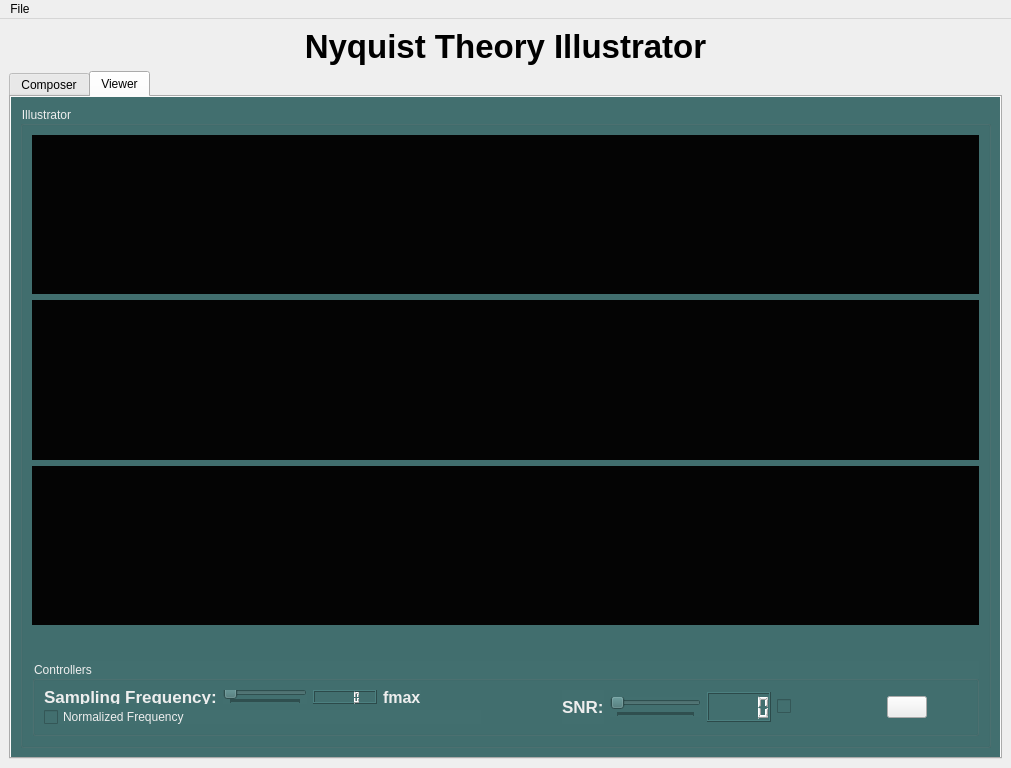
<?xml version="1.0" encoding="UTF-8"?>
<ui version="4.0">
 <class>MainWindow</class>
 <widget class="QMainWindow" name="MainWindow">
  <property name="geometry">
   <rect>
    <x>0</x>
    <y>0</y>
    <width>1011</width>
    <height>768</height>
   </rect>
  </property>
  <property name="windowTitle">
   <string>Sampling Theory Studio</string>
  </property>
  <property name="windowIcon">
   <iconset>
    <normaloff>../../hp/.designer/backup/titleIcon2.png</normaloff>../../hp/.designer/backup/titleIcon2.png</iconset>
  </property>
  <property name="toolTip">
   <string/>
  </property>
  <widget class="QWidget" name="centralWidget">
   <layout class="QGridLayout" name="gridLayout_4">
    <item row="0" column="0">
     <widget class="QLabel" name="label">
      <property name="font">
       <font>
        <pointsize>25</pointsize>
        <bold>true</bold>
       </font>
      </property>
      <property name="text">
       <string>Nyquist Theory Illustrator</string>
      </property>
      <property name="alignment">
       <set>Qt::AlignCenter</set>
      </property>
     </widget>
    </item>
    <item row="1" column="0">
     <widget class="QTabWidget" name="tabWidget">
      <property name="styleSheet">
       <string notr="true"/>
      </property>
      <property name="tabPosition">
       <enum>QTabWidget::North</enum>
      </property>
      <property name="tabShape">
       <enum>QTabWidget::Rounded</enum>
      </property>
      <property name="currentIndex">
       <number>1</number>
      </property>
      <property name="elideMode">
       <enum>Qt::ElideRight</enum>
      </property>
      <property name="usesScrollButtons">
       <bool>false</bool>
      </property>
      <property name="documentMode">
       <bool>false</bool>
      </property>
      <property name="tabsClosable">
       <bool>false</bool>
      </property>
      <property name="movable">
       <bool>true</bool>
      </property>
      <property name="tabBarAutoHide">
       <bool>false</bool>
      </property>
      <widget class="QWidget" name="composerTab">
       <property name="styleSheet">
        <string notr="true">background-color: rgb(66, 111, 111);
gridline-color: rgb(66, 111, 111);
selection-color: rgb(66, 111, 111);
alternate-background-color: rgb(66, 111, 111);
selection-background-color: rgb(66, 111, 111);
color: rgb(66, 111, 111);</string>
       </property>
       <attribute name="icon">
        <iconset>
         <normaloff>../../hp/.designer/backup/video-editing.png</normaloff>../../hp/.designer/backup/video-editing.png</iconset>
       </attribute>
       <attribute name="title">
        <string>Composer</string>
       </attribute>
       <layout class="QGridLayout" name="gridLayout_2">
        <item row="0" column="1">
         <widget class="QGroupBox" name="groupBox_2">
          <property name="styleSheet">
           <string notr="true">color: rgb(238, 238, 238);</string>
          </property>
          <property name="title">
           <string>Signal Composer</string>
          </property>
          <layout class="QVBoxLayout" name="verticalLayout_2">
           <item>
            <layout class="QVBoxLayout" name="verticalLayout_5">
             <item>
              <widget class="QComboBox" name="signalComposerComboBox">
               <property name="sizePolicy">
                <sizepolicy hsizetype="Fixed" vsizetype="Fixed">
                 <horstretch>0</horstretch>
                 <verstretch>0</verstretch>
                </sizepolicy>
               </property>
               <property name="maximumSize">
                <size>
                 <width>150</width>
                 <height>16777215</height>
                </size>
               </property>
               <property name="sizeIncrement">
                <size>
                 <width>20</width>
                 <height>0</height>
                </size>
               </property>
               <property name="baseSize">
                <size>
                 <width>20</width>
                 <height>0</height>
                </size>
               </property>
               <property name="font">
                <font>
                 <bold>false</bold>
                </font>
               </property>
               <property name="cursor">
                <cursorShape>PointingHandCursor</cursorShape>
               </property>
               <property name="whatsThis">
                <string/>
               </property>
               <property name="autoFillBackground">
                <bool>false</bool>
               </property>
               <property name="editable">
                <bool>false</bool>
               </property>
               <property name="currentIndex">
                <number>-1</number>
               </property>
               <property name="placeholderText">
                <string>Select Signal</string>
               </property>
               <property name="frame">
                <bool>true</bool>
               </property>
              </widget>
             </item>
             <item>
              <layout class="QVBoxLayout" name="verticalLayout_3">
               <item>
                <widget class="QWidget" name="composerSignalWidget" native="true">
                 <property name="styleSheet">
                  <string notr="true">background-color:rgb(4, 4, 4)</string>
                 </property>
                </widget>
               </item>
              </layout>
             </item>
            </layout>
           </item>
           <item>
            <spacer name="verticalSpacer_2">
             <property name="orientation">
              <enum>Qt::Vertical</enum>
             </property>
             <property name="sizeType">
              <enum>QSizePolicy::Fixed</enum>
             </property>
             <property name="sizeHint" stdset="0">
              <size>
               <width>20</width>
               <height>30</height>
              </size>
             </property>
            </spacer>
           </item>
           <item>
            <widget class="QGroupBox" name="groupBox_3">
             <property name="title">
              <string>Controllers</string>
             </property>
             <layout class="QVBoxLayout" name="verticalLayout_8">
              <item>
               <layout class="QVBoxLayout" name="verticalLayout_6">
                <property name="sizeConstraint">
                 <enum>QLayout::SetDefaultConstraint</enum>
                </property>
                <item>
                 <layout class="QVBoxLayout" name="verticalLayout_4">
                  <item>
                   <layout class="QHBoxLayout" name="horizontalLayout">
                    <item>
                     <widget class="QLabel" name="label_2">
                      <property name="font">
                       <font>
                        <pointsize>17</pointsize>
                        <italic>false</italic>
                        <bold>true</bold>
                        <strikeout>false</strikeout>
                       </font>
                      </property>
                      <property name="styleSheet">
                       <string notr="true">color: rgb(238, 238, 238);</string>
                      </property>
                      <property name="text">
                       <string>Frequency:</string>
                      </property>
                     </widget>
                    </item>
                    <item>
                     <widget class="QSlider" name="frequencySlider">
                      <property name="font">
                       <font>
                        <kerning>true</kerning>
                       </font>
                      </property>
                      <property name="cursor">
                       <cursorShape>ClosedHandCursor</cursorShape>
                      </property>
                      <property name="mouseTracking">
                       <bool>true</bool>
                      </property>
                      <property name="tabletTracking">
                       <bool>false</bool>
                      </property>
                      <property name="acceptDrops">
                       <bool>false</bool>
                      </property>
                      <property name="autoFillBackground">
                       <bool>false</bool>
                      </property>
                      <property name="inputMethodHints">
                       <set>Qt::ImhDigitsOnly</set>
                      </property>
                      <property name="orientation">
                       <enum>Qt::Horizontal</enum>
                      </property>
                      <property name="invertedAppearance">
                       <bool>false</bool>
                      </property>
                      <property name="invertedControls">
                       <bool>false</bool>
                      </property>
                      <property name="tickPosition">
                       <enum>QSlider::TicksBelow</enum>
                      </property>
                      <property name="tickInterval">
                       <number>1</number>
                      </property>
                     </widget>
                    </item>
                    <item>
                     <widget class="QLCDNumber" name="frequencyLCD">
                      <property name="sizePolicy">
                       <sizepolicy hsizetype="Minimum" vsizetype="Preferred">
                        <horstretch>0</horstretch>
                        <verstretch>0</verstretch>
                       </sizepolicy>
                      </property>
                      <property name="maximumSize">
                       <size>
                        <width>16777215</width>
                        <height>30</height>
                       </size>
                      </property>
                     </widget>
                    </item>
                   </layout>
                  </item>
                  <item>
                   <spacer name="verticalSpacer_3">
                    <property name="orientation">
                     <enum>Qt::Vertical</enum>
                    </property>
                    <property name="sizeHint" stdset="0">
                     <size>
                      <width>20</width>
                      <height>40</height>
                     </size>
                    </property>
                   </spacer>
                  </item>
                  <item>
                   <layout class="QHBoxLayout" name="horizontalLayout_2">
                    <item>
                     <widget class="QLabel" name="label_5">
                      <property name="font">
                       <font>
                        <pointsize>17</pointsize>
                        <bold>true</bold>
                       </font>
                      </property>
                      <property name="styleSheet">
                       <string notr="true">color: rgb(238, 238, 238);</string>
                      </property>
                      <property name="text">
                       <string>Magnitude:</string>
                      </property>
                     </widget>
                    </item>
                    <item>
                     <widget class="QSlider" name="magnitudeSlider">
                      <property name="cursor">
                       <cursorShape>ClosedHandCursor</cursorShape>
                      </property>
                      <property name="mouseTracking">
                       <bool>true</bool>
                      </property>
                      <property name="inputMethodHints">
                       <set>Qt::ImhDigitsOnly</set>
                      </property>
                      <property name="orientation">
                       <enum>Qt::Horizontal</enum>
                      </property>
                      <property name="tickPosition">
                       <enum>QSlider::TicksBelow</enum>
                      </property>
                      <property name="tickInterval">
                       <number>1</number>
                      </property>
                     </widget>
                    </item>
                    <item>
                     <widget class="QLCDNumber" name="magnitudeLCD">
                      <property name="sizePolicy">
                       <sizepolicy hsizetype="Minimum" vsizetype="Preferred">
                        <horstretch>0</horstretch>
                        <verstretch>0</verstretch>
                       </sizepolicy>
                      </property>
                      <property name="maximumSize">
                       <size>
                        <width>16777215</width>
                        <height>30</height>
                       </size>
                      </property>
                     </widget>
                    </item>
                   </layout>
                  </item>
                  <item>
                   <spacer name="verticalSpacer_4">
                    <property name="orientation">
                     <enum>Qt::Vertical</enum>
                    </property>
                    <property name="sizeHint" stdset="0">
                     <size>
                      <width>20</width>
                      <height>40</height>
                     </size>
                    </property>
                   </spacer>
                  </item>
                  <item>
                   <layout class="QHBoxLayout" name="horizontalLayout_3">
                    <item>
                     <widget class="QLabel" name="label_6">
                      <property name="font">
                       <font>
                        <pointsize>17</pointsize>
                        <bold>true</bold>
                       </font>
                      </property>
                      <property name="styleSheet">
                       <string notr="true">color: rgb(238, 238, 238);</string>
                      </property>
                      <property name="text">
                       <string>Phase:</string>
                      </property>
                     </widget>
                    </item>
                    <item>
                     <spacer name="horizontalSpacer">
                      <property name="orientation">
                       <enum>Qt::Horizontal</enum>
                      </property>
                      <property name="sizeType">
                       <enum>QSizePolicy::Preferred</enum>
                      </property>
                      <property name="sizeHint" stdset="0">
                       <size>
                        <width>36</width>
                        <height>20</height>
                       </size>
                      </property>
                     </spacer>
                    </item>
                    <item>
                     <widget class="QSlider" name="phaseSlider">
                      <property name="cursor">
                       <cursorShape>ClosedHandCursor</cursorShape>
                      </property>
                      <property name="inputMethodHints">
                       <set>Qt::ImhDigitsOnly</set>
                      </property>
                      <property name="value">
                       <number>0</number>
                      </property>
                      <property name="orientation">
                       <enum>Qt::Horizontal</enum>
                      </property>
                      <property name="tickPosition">
                       <enum>QSlider::TicksBelow</enum>
                      </property>
                      <property name="tickInterval">
                       <number>1</number>
                      </property>
                     </widget>
                    </item>
                    <item>
                     <widget class="QLCDNumber" name="phaseLCD">
                      <property name="sizePolicy">
                       <sizepolicy hsizetype="Minimum" vsizetype="Preferred">
                        <horstretch>0</horstretch>
                        <verstretch>0</verstretch>
                       </sizepolicy>
                      </property>
                      <property name="maximumSize">
                       <size>
                        <width>16777215</width>
                        <height>30</height>
                       </size>
                      </property>
                     </widget>
                    </item>
                   </layout>
                  </item>
                  <item>
                   <spacer name="verticalSpacer_5">
                    <property name="orientation">
                     <enum>Qt::Vertical</enum>
                    </property>
                    <property name="sizeType">
                     <enum>QSizePolicy::Preferred</enum>
                    </property>
                    <property name="sizeHint" stdset="0">
                     <size>
                      <width>20</width>
                      <height>40</height>
                     </size>
                    </property>
                   </spacer>
                  </item>
                 </layout>
                </item>
                <item>
                 <layout class="QHBoxLayout" name="horizontalLayout_5">
                  <item>
                   <spacer name="horizontalSpacer_2">
                    <property name="orientation">
                     <enum>Qt::Horizontal</enum>
                    </property>
                    <property name="sizeHint" stdset="0">
                     <size>
                      <width>40</width>
                      <height>20</height>
                     </size>
                    </property>
                   </spacer>
                  </item>
                  <item>
                   <widget class="QPushButton" name="checkmarkSignalComposerButton">
                    <property name="sizePolicy">
                     <sizepolicy hsizetype="Fixed" vsizetype="Fixed">
                      <horstretch>0</horstretch>
                      <verstretch>0</verstretch>
                     </sizepolicy>
                    </property>
                    <property name="maximumSize">
                     <size>
                      <width>50</width>
                      <height>16777215</height>
                     </size>
                    </property>
                    <property name="cursor">
                     <cursorShape>PointingHandCursor</cursorShape>
                    </property>
                    <property name="toolTip">
                     <string>&lt;html&gt;&lt;head/&gt;&lt;body&gt;&lt;p&gt;&lt;span style=&quot; font-size:7pt; color:#000000;&quot;&gt;Add composed signal to graph&lt;/span&gt;&lt;/p&gt;&lt;/body&gt;&lt;/html&gt;</string>
                    </property>
                    <property name="styleSheet">
                     <string notr="true">color: rgb(238, 238, 238);
background-color: rgb(238, 238, 238);</string>
                    </property>
                    <property name="text">
                     <string/>
                    </property>
                    <property name="icon">
                     <iconset>
                      <normaloff>../../hp/.designer/backup/checkmark.png</normaloff>../../hp/.designer/backup/checkmark.png</iconset>
                    </property>
                   </widget>
                  </item>
                  <item>
                   <widget class="QPushButton" name="eraserSignalComposerButton">
                    <property name="enabled">
                     <bool>true</bool>
                    </property>
                    <property name="maximumSize">
                     <size>
                      <width>50</width>
                      <height>16777215</height>
                     </size>
                    </property>
                    <property name="cursor">
                     <cursorShape>PointingHandCursor</cursorShape>
                    </property>
                    <property name="toolTip">
                     <string>&lt;html&gt;&lt;head/&gt;&lt;body&gt;&lt;p&gt;&lt;span style=&quot; font-size:7pt; color:#000000;&quot;&gt;Remove composed signal from graph&lt;/span&gt;&lt;/p&gt;&lt;/body&gt;&lt;/html&gt;</string>
                    </property>
                    <property name="styleSheet">
                     <string notr="true">color: rgb(238, 238, 238);
background-color: rgb(238, 238, 238);</string>
                    </property>
                    <property name="text">
                     <string/>
                    </property>
                   </widget>
                  </item>
                  <item>
                   <spacer name="horizontalSpacer_5">
                    <property name="orientation">
                     <enum>Qt::Horizontal</enum>
                    </property>
                    <property name="sizeHint" stdset="0">
                     <size>
                      <width>40</width>
                      <height>20</height>
                     </size>
                    </property>
                   </spacer>
                  </item>
                 </layout>
                </item>
                <item>
                 <spacer name="verticalSpacer_6">
                  <property name="orientation">
                   <enum>Qt::Vertical</enum>
                  </property>
                  <property name="sizeHint" stdset="0">
                   <size>
                    <width>20</width>
                    <height>40</height>
                   </size>
                  </property>
                 </spacer>
                </item>
               </layout>
              </item>
             </layout>
            </widget>
           </item>
          </layout>
         </widget>
        </item>
        <item row="0" column="0">
         <widget class="QGroupBox" name="groupBox">
          <property name="styleSheet">
           <string notr="true">color: rgb(238, 238, 238);</string>
          </property>
          <property name="title">
           <string>Generated Signal</string>
          </property>
          <layout class="QVBoxLayout" name="verticalLayout_7">
           <item>
            <layout class="QVBoxLayout" name="verticalLayout">
             <item>
              <widget class="QWidget" name="generatedSignalWidget" native="true">
               <property name="styleSheet">
                <string notr="true">background-color:rgb(4, 4, 4)</string>
               </property>
              </widget>
             </item>
            </layout>
           </item>
           <item>
            <spacer name="verticalSpacer">
             <property name="orientation">
              <enum>Qt::Vertical</enum>
             </property>
             <property name="sizeType">
              <enum>QSizePolicy::Preferred</enum>
             </property>
             <property name="sizeHint" stdset="0">
              <size>
               <width>20</width>
               <height>35</height>
              </size>
             </property>
            </spacer>
           </item>
           <item>
            <layout class="QHBoxLayout" name="horizontalLayout_4">
             <item>
              <spacer name="horizontalSpacer_8">
               <property name="orientation">
                <enum>Qt::Horizontal</enum>
               </property>
               <property name="sizeHint" stdset="0">
                <size>
                 <width>40</width>
                 <height>20</height>
                </size>
               </property>
              </spacer>
             </item>
             <item>
              <widget class="QPushButton" name="checkmarkGeneratedSignalButton">
               <property name="sizePolicy">
                <sizepolicy hsizetype="Fixed" vsizetype="Fixed">
                 <horstretch>0</horstretch>
                 <verstretch>0</verstretch>
                </sizepolicy>
               </property>
               <property name="maximumSize">
                <size>
                 <width>50</width>
                 <height>16777215</height>
                </size>
               </property>
               <property name="cursor">
                <cursorShape>PointingHandCursor</cursorShape>
               </property>
               <property name="toolTip">
                <string>&lt;html&gt;&lt;head/&gt;&lt;body&gt;&lt;p&gt;&lt;span style=&quot; font-size:7pt; color:#000000;&quot;&gt;Add signal to viewer&lt;/span&gt;&lt;/p&gt;&lt;/body&gt;&lt;/html&gt;</string>
               </property>
               <property name="styleSheet">
                <string notr="true">background-color: rgb(238, 238, 238);</string>
               </property>
               <property name="text">
                <string/>
               </property>
               <property name="icon">
                <iconset>
                 <normaloff>../../hp/.designer/backup/checkmark.png</normaloff>../../hp/.designer/backup/checkmark.png</iconset>
               </property>
              </widget>
             </item>
             <item>
              <widget class="QPushButton" name="eraserGeneratedSignalButton">
               <property name="sizePolicy">
                <sizepolicy hsizetype="Fixed" vsizetype="Fixed">
                 <horstretch>0</horstretch>
                 <verstretch>0</verstretch>
                </sizepolicy>
               </property>
               <property name="maximumSize">
                <size>
                 <width>50</width>
                 <height>16777215</height>
                </size>
               </property>
               <property name="font">
                <font>
                 <bold>false</bold>
                </font>
               </property>
               <property name="cursor">
                <cursorShape>PointingHandCursor</cursorShape>
               </property>
               <property name="toolTip">
                <string>&lt;html&gt;&lt;head/&gt;&lt;body&gt;&lt;p&gt;&lt;span style=&quot; font-size:7pt; color:#000000;&quot;&gt;Clear graph content&lt;/span&gt;&lt;/p&gt;&lt;/body&gt;&lt;/html&gt;</string>
               </property>
               <property name="styleSheet">
                <string notr="true">background-color: rgb(238, 238, 238);</string>
               </property>
               <property name="text">
                <string/>
               </property>
               <property name="icon">
                <iconset>
                 <normaloff>../../hp/.designer/backup/eraser.png</normaloff>../../hp/.designer/backup/eraser.png</iconset>
               </property>
              </widget>
             </item>
             <item>
              <spacer name="horizontalSpacer_4">
               <property name="orientation">
                <enum>Qt::Horizontal</enum>
               </property>
               <property name="sizeHint" stdset="0">
                <size>
                 <width>40</width>
                 <height>20</height>
                </size>
               </property>
              </spacer>
             </item>
            </layout>
           </item>
          </layout>
         </widget>
        </item>
       </layout>
      </widget>
      <widget class="QWidget" name="viewerTab">
       <property name="styleSheet">
        <string notr="true">background-color: rgb(66, 111, 111);
gridline-color: rgb(66, 111, 111);
selection-color: rgb(66, 111, 111);
alternate-background-color: rgb(66, 111, 111);
selection-background-color: rgb(66, 111, 111);
color: rgb(66, 111, 111);</string>
       </property>
       <attribute name="icon">
        <iconset>
         <normaloff>../../hp/.designer/backup/radio-waves.png</normaloff>../../hp/.designer/backup/radio-waves.png</iconset>
       </attribute>
       <attribute name="title">
        <string>Viewer</string>
       </attribute>
       <layout class="QGridLayout" name="gridLayout_3">
        <item row="0" column="0">
         <widget class="QGroupBox" name="groupBox_5">
          <property name="styleSheet">
           <string notr="true">color: rgb(238, 238, 238);</string>
          </property>
          <property name="title">
           <string>Illustrator</string>
          </property>
          <layout class="QVBoxLayout" name="verticalLayout_10">
           <item>
            <layout class="QVBoxLayout" name="verticalLayout3">
             <item>
              <widget class="QWidget" name="samplingWidget" native="true">
               <property name="styleSheet">
                <string notr="true">background-color:rgb(4, 4, 4)</string>
               </property>
              </widget>
             </item>
            </layout>
           </item>
           <item>
            <layout class="QVBoxLayout" name="verticalLayout4">
             <item>
              <widget class="QWidget" name="constructedSignalWidget" native="true">
               <property name="styleSheet">
                <string notr="true">background-color:rgb(4, 4, 4)</string>
               </property>
              </widget>
             </item>
            </layout>
           </item>
           <item>
            <layout class="QVBoxLayout" name="verticalLayout5">
             <item>
              <widget class="QWidget" name="errorHandlingWidget" native="true">
               <property name="styleSheet">
                <string notr="true">background-color:rgb(4, 4, 4)</string>
               </property>
              </widget>
             </item>
            </layout>
           </item>
           <item>
            <spacer name="verticalSpacer_8">
             <property name="orientation">
              <enum>Qt::Vertical</enum>
             </property>
             <property name="sizeType">
              <enum>QSizePolicy::Fixed</enum>
             </property>
             <property name="sizeHint" stdset="0">
              <size>
               <width>20</width>
               <height>30</height>
              </size>
             </property>
            </spacer>
           </item>
           <item>
            <widget class="QGroupBox" name="groupBox_6">
             <property name="maximumSize">
              <size>
               <width>16777215</width>
               <height>75</height>
              </size>
             </property>
             <property name="title">
              <string>Controllers</string>
             </property>
             <layout class="QGridLayout" name="gridLayout">
              <item row="0" column="0">
               <layout class="QHBoxLayout" name="horizontalLayout_8">
                <item>
                 <layout class="QVBoxLayout" name="verticalLayout_9">
                  <item>
                   <layout class="QHBoxLayout" name="horizontalLayout_7">
                    <item>
                     <widget class="QLabel" name="label_3">
                      <property name="font">
                       <font>
                        <pointsize>13</pointsize>
                        <bold>true</bold>
                       </font>
                      </property>
                      <property name="text">
                       <string>Sampling Frequency:</string>
                      </property>
                     </widget>
                    </item>
                    <item>
                     <widget class="QSlider" name="samplingFrequencySlider">
                      <property name="cursor">
                       <cursorShape>ClosedHandCursor</cursorShape>
                      </property>
                      <property name="inputMethodHints">
                       <set>Qt::ImhDigitsOnly</set>
                      </property>
                      <property name="orientation">
                       <enum>Qt::Horizontal</enum>
                      </property>
                      <property name="tickPosition">
                       <enum>QSlider::TicksBelow</enum>
                      </property>
                      <property name="tickInterval">
                       <number>1</number>
                      </property>
                     </widget>
                    </item>
                    <item>
                     <widget class="QLCDNumber" name="samplingFrequencyLCD">
                      <property name="sizePolicy">
                       <sizepolicy hsizetype="Minimum" vsizetype="Preferred">
                        <horstretch>0</horstretch>
                        <verstretch>0</verstretch>
                       </sizepolicy>
                      </property>
                      <property name="maximumSize">
                       <size>
                        <width>16777215</width>
                        <height>30</height>
                       </size>
                      </property>
                     </widget>
                    </item>
                    <item>
                     <widget class="QLabel" name="normlabel">
                      <property name="font">
                       <font>
                        <pointsize>12</pointsize>
                        <bold>true</bold>
                       </font>
                      </property>
                      <property name="text">
                       <string>fmax</string>
                      </property>
                     </widget>
                    </item>
                    <item>
                     <spacer name="horizontalSpacer_9">
                      <property name="orientation">
                       <enum>Qt::Horizontal</enum>
                      </property>
                      <property name="sizeType">
                       <enum>QSizePolicy::Preferred</enum>
                      </property>
                      <property name="sizeHint" stdset="0">
                       <size>
                        <width>60</width>
                        <height>32</height>
                       </size>
                      </property>
                     </spacer>
                    </item>
                   </layout>
                  </item>
                  <item>
                   <widget class="QCheckBox" name="normalizeSignalCheckbox">
                    <property name="cursor">
                     <cursorShape>PointingHandCursor</cursorShape>
                    </property>
                    <property name="toolTip">
                     <string>&lt;html&gt;&lt;head/&gt;&lt;body&gt;&lt;p&gt;&lt;span style=&quot; font-size:7pt; color:#000000;&quot;&gt;Normalized sampling frequency&lt;/span&gt;&lt;/p&gt;&lt;/body&gt;&lt;/html&gt;</string>
                    </property>
                    <property name="text">
                     <string>Normalized Frequency</string>
                    </property>
                   </widget>
                  </item>
                 </layout>
                </item>
                <item>
                 <layout class="QHBoxLayout" name="snrLayout">
                  <item>
                   <spacer name="horizontalSpacer_3">
                    <property name="enabled">
                     <bool>true</bool>
                    </property>
                    <property name="orientation">
                     <enum>Qt::Horizontal</enum>
                    </property>
                    <property name="sizeType">
                     <enum>QSizePolicy::Preferred</enum>
                    </property>
                    <property name="sizeHint" stdset="0">
                     <size>
                      <width>75</width>
                      <height>20</height>
                     </size>
                    </property>
                   </spacer>
                  </item>
                  <item>
                   <widget class="QLabel" name="label_7">
                    <property name="enabled">
                     <bool>true</bool>
                    </property>
                    <property name="font">
                     <font>
                      <pointsize>13</pointsize>
                      <bold>true</bold>
                     </font>
                    </property>
                    <property name="text">
                     <string>SNR:</string>
                    </property>
                   </widget>
                  </item>
                  <item>
                   <widget class="QSlider" name="snrSlider">
                    <property name="enabled">
                     <bool>true</bool>
                    </property>
                    <property name="cursor">
                     <cursorShape>ClosedHandCursor</cursorShape>
                    </property>
                    <property name="inputMethodHints">
                     <set>Qt::ImhDigitsOnly</set>
                    </property>
                    <property name="orientation">
                     <enum>Qt::Horizontal</enum>
                    </property>
                    <property name="tickPosition">
                     <enum>QSlider::TicksBelow</enum>
                    </property>
                    <property name="tickInterval">
                     <number>1</number>
                    </property>
                   </widget>
                  </item>
                  <item>
                   <widget class="QLCDNumber" name="snrLCD">
                    <property name="enabled">
                     <bool>true</bool>
                    </property>
                    <property name="sizePolicy">
                     <sizepolicy hsizetype="Minimum" vsizetype="Preferred">
                      <horstretch>0</horstretch>
                      <verstretch>0</verstretch>
                     </sizepolicy>
                    </property>
                    <property name="maximumSize">
                     <size>
                      <width>16777215</width>
                      <height>30</height>
                     </size>
                    </property>
                   </widget>
                  </item>
                 </layout>
                </item>
                <item>
                 <layout class="QHBoxLayout" name="horizontalLayout_6">
                  <item>
                   <widget class="QCheckBox" name="addNoiseCheckbox">
                    <property name="cursor">
                     <cursorShape>PointingHandCursor</cursorShape>
                    </property>
                    <property name="toolTip">
                     <string>&lt;html&gt;&lt;head/&gt;&lt;body&gt;&lt;p&gt;&lt;span style=&quot; font-size:7pt; color:#000000;&quot;&gt;Add noise to signal&lt;/span&gt;&lt;/p&gt;&lt;/body&gt;&lt;/html&gt;</string>
                    </property>
                    <property name="autoFillBackground">
                     <bool>false</bool>
                    </property>
                    <property name="text">
                     <string/>
                    </property>
                    <property name="icon">
                     <iconset>
                      <normaloff>../../hp/.designer/backup/icons/noiseIcon.png</normaloff>../../hp/.designer/backup/icons/noiseIcon.png</iconset>
                    </property>
                   </widget>
                  </item>
                  <item>
                   <spacer name="horizontalSpacer_7">
                    <property name="orientation">
                     <enum>Qt::Horizontal</enum>
                    </property>
                    <property name="sizeType">
                     <enum>QSizePolicy::Maximum</enum>
                    </property>
                    <property name="sizeHint" stdset="0">
                     <size>
                      <width>90</width>
                      <height>20</height>
                     </size>
                    </property>
                   </spacer>
                  </item>
                  <item>
                   <widget class="QPushButton" name="eraserButton">
                    <property name="sizePolicy">
                     <sizepolicy hsizetype="Fixed" vsizetype="Fixed">
                      <horstretch>0</horstretch>
                      <verstretch>0</verstretch>
                     </sizepolicy>
                    </property>
                    <property name="maximumSize">
                     <size>
                      <width>50</width>
                      <height>16777215</height>
                     </size>
                    </property>
                    <property name="cursor">
                     <cursorShape>PointingHandCursor</cursorShape>
                    </property>
                    <property name="toolTip">
                     <string>&lt;html&gt;&lt;head/&gt;&lt;body&gt;&lt;p&gt;&lt;span style=&quot; font-size:7pt; color:#000000;&quot;&gt;Delete signal&lt;/span&gt;&lt;/p&gt;&lt;/body&gt;&lt;/html&gt;</string>
                    </property>
                    <property name="styleSheet">
                     <string notr="true">background-color: rgb(238, 238, 238);</string>
                    </property>
                    <property name="text">
                     <string/>
                    </property>
                    <property name="icon">
                     <iconset>
                      <normaloff>../../hp/.designer/backup/eraser.png</normaloff>../../hp/.designer/backup/eraser.png</iconset>
                    </property>
                   </widget>
                  </item>
                  <item>
                   <spacer name="horizontalSpacer_6">
                    <property name="orientation">
                     <enum>Qt::Horizontal</enum>
                    </property>
                    <property name="sizeType">
                     <enum>QSizePolicy::Preferred</enum>
                    </property>
                    <property name="sizeHint" stdset="0">
                     <size>
                      <width>40</width>
                      <height>20</height>
                     </size>
                    </property>
                   </spacer>
                  </item>
                 </layout>
                </item>
               </layout>
              </item>
             </layout>
            </widget>
           </item>
          </layout>
         </widget>
        </item>
       </layout>
      </widget>
     </widget>
    </item>
   </layout>
  </widget>
  <widget class="QMenuBar" name="menuBar">
   <property name="geometry">
    <rect>
     <x>0</x>
     <y>0</y>
     <width>1011</width>
     <height>22</height>
    </rect>
   </property>
   <widget class="QMenu" name="menuFile">
    <property name="title">
     <string>File</string>
    </property>
    <addaction name="actionOpen_Signal_3"/>
   </widget>
   <addaction name="menuFile"/>
  </widget>
  <action name="actionOpen_Signal">
   <property name="text">
    <string>Open Signal</string>
   </property>
  </action>
  <action name="actionExit">
   <property name="text">
    <string>Quit</string>
   </property>
  </action>
  <action name="actionOpen_Signal_2">
   <property name="text">
    <string>Open Signal</string>
   </property>
  </action>
  <action name="actionExit_2">
   <property name="text">
    <string>Exit</string>
   </property>
  </action>
  <action name="actionA7a">
   <property name="enabled">
    <bool>false</bool>
   </property>
   <property name="text">
    <string>A7a</string>
   </property>
  </action>
  <action name="actionOpen_Signal_3">
   <property name="text">
    <string>Open Signal</string>
   </property>
  </action>
 </widget>
 <resources/>
 <connections/>
</ui>
